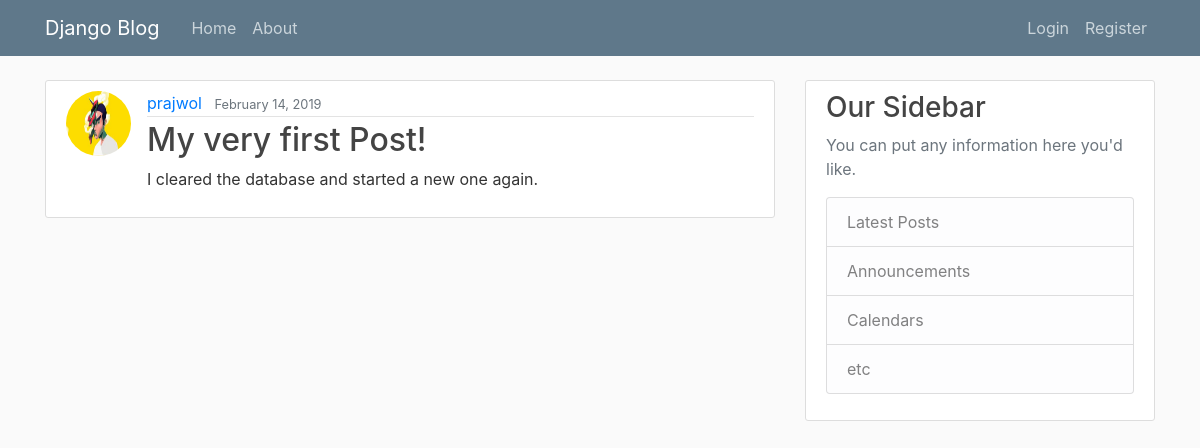
The app's page /, older data.
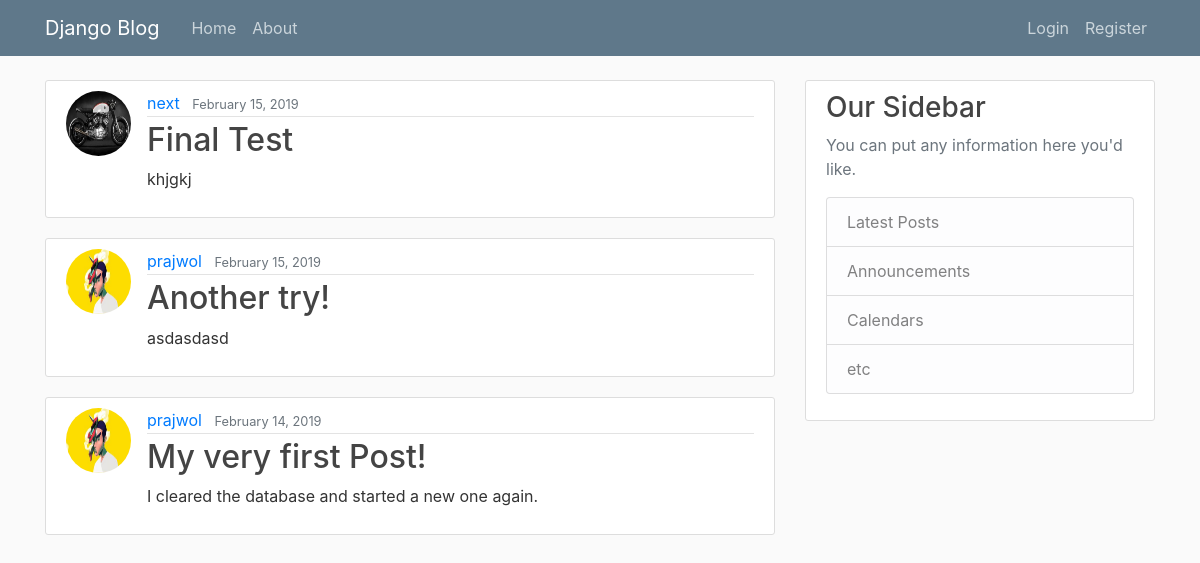
The same page, newer data.
### blog/models.py (models this page shows, shortened)
class Post(models.Model):
    title = models.CharField(max_length=100)
    content = models.TextField()
    date_posted = models.DateTimeField(default=timezone.now)
    author = models.ForeignKey(User, on_delete=models.CASCADE)

### user/models.py (models this page shows, shortened)
class Profile(models.Model):
    user = models.OneToOneField(User, on_delete=models.CASCADE)
    image = models.ImageField(default='default.jpg', upload_to='profile_pics')

### blog/views.py (the view)
# urls.py: path('', PostListView.as_view(), name='blog-home'),
class PostListView(ListView):
    model = Post
    template_name = 'blog/home.html'
    context_object_name = 'posts'
    ordering = ['-date_posted']
    paginate_by = 5

### blog/templates/blog/home.html
{% extends 'blog/base.html' %}
{% block content %}
{% for post in posts %}
        <article class="media content-section">
            <img class="rounded-circle article-img" src="{{ post.author.profile.image.url }}">
            <div class="media-body">
                <div class="article-metadata">
                    <a class="mr-2" href="#">{{ post.author }}</a>
                    <small class="text-muted">{{ post.date_posted|date:"F d, Y" }}</small>
                </div>
                <h2><a class="article-title" href="{% url 'post-detail' post.id %}">{{ post.title }}</a></h2>
                <p class="article-content">{{ post.content }}</p>
            </div>
        </article>
{% endfor %}
{% endblock content%}

Row changes from the older to the newer data that the page shows:
added Post: author.profile.image (placeholder picture), author "next", date_posted "February 15, 2019", title "Final Test", content "khjgkj"
added Post: author.profile.image (picture), author "prajwol", date_posted "February 15, 2019", title "Another try!", content "asdasdasd"
